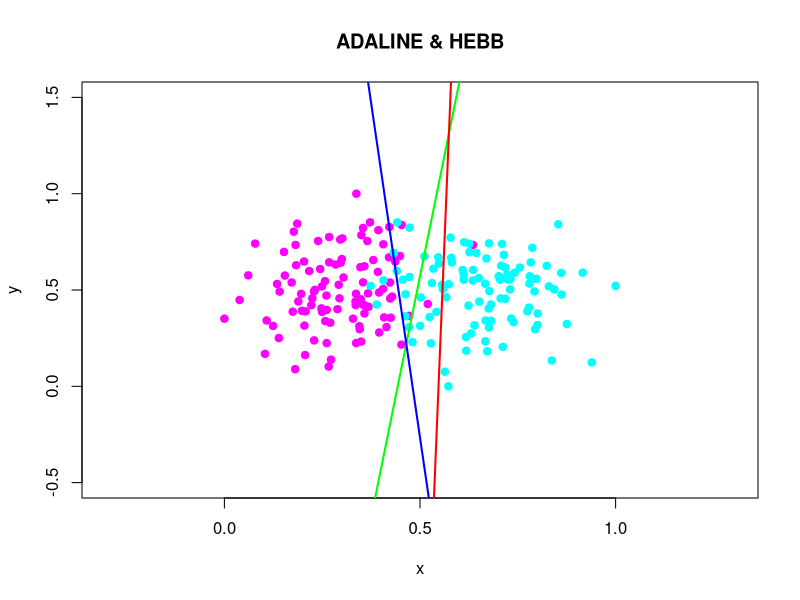

Reproduce this figure in R.
library("MASS")

# Для нормализации выборки
normaliData <- function(x) {
  n <- dim(x)[1]
  m <- dim(x)[2]
  res <- matrix(NA, n, m)
  for (i in seq(m)) {
    minVal <- min(x[,i])
    maxVal <- max(x[,i])
    res[,i] <- (x[,i] - minVal)/(maxVal - minVal)
  }
  return(res)
}

drawLine <- function(w, xmin = -2, xmax = -2, ...) {
  x <- seq(xmin, xmax, len = 100)
  f <- function(x) {
    return( - x*w[1]/w[2] + w[3]/w[2] )
  }
  y <- f(x)
  lines(x, y, type="l", ...)
}

# Квадратичная функция потерь для ADALINE
adaLoss <- function(xi, yi, w) {
  mi <- c(crossprod(w, xi)) * yi
  l <- (mi - 1)^2
  return(l)
}
# 
adaUpd <- function(xi, yi, w, eta) {
  wx <- c(crossprod(w, xi))
  #ld <- 2 * (wx - yi) * xi
  ld <- (wx - yi) * xi
  nextW <- w - eta * ld
  return(nextW)
}

# Кусочно линейная для Хебба
hebbLoss <- function(xi, yi, w) {
  mi <- c(crossprod(w, xi)) * yi
  return (max(-mi, 0))
}
# 
hebbUpd <- function(xi, yi, w, eta) {
  nextW <- w + eta * yi * xi
  return (nextW)
}

# Логистическая регрессия
logregLoss <- function(xi, yi, w) {
  mi <- c(crossprod(w, xi)) * yi
  l <- log2(1+exp(-mi))
  return(l)
}
#
logressUpd <- function(xi, yi, w, eta) {
  sigmoid <- function(z) {
    return(1 / (1 + exp(-z)))
  }
  nextW <- w + eta * xi * yi * sigmoid(-yi * c(crossprod(w, xi)))
  return (nextW)
}

## Стохастический градиент
stgrad <- function(xl, eta = 1, lambda = 1/6, eps = 1e-5, loss, upd, iterBased = 0, ...) {
  l <- dim(xl)[1]
  n <- dim(xl)[2] - 1
  w <- rep(0.5, n)
  
  Q <- 0
  Qprev <- Q
  Qhist <- rep(NA, 1000)
  Whist <- matrix(NA, 1000, n)
  isIterMax <- FALSE
  
  # Начальное значение Q
  for (i in seq(l)) {
    xi <- xl[i, 1:n]
    yi <- xl[i, n+1]
    
    Q <- Q + loss(xi, yi, w)
  }
  
  iter <- 0
  repeat {
    # мало ли, бесконечный цикл может быть
    iter <- iter + 1
    if ((iterBased == 0 && iter > 1000) || (iterBased > 0 && iter > iterBased)) {
      isIterMax <- TRUE
      break
    }
    
    mis <- array(dim = l)
    for (i in seq(l)) {
      xi <- xl[i, 1:n]
      yi <- xl[i, n + 1]
      
      mis[i] <- crossprod(w, xi) * yi
    }
    
    errorIndexes <- which(mis <= 0)
    if (length(errorIndexes) == 0 && iterBased == 0) {
      break
    }
    
    i <- ifelse(length(errorIndexes) > 0, sample(errorIndexes, 1), sample(seq(l), 1))
    xi <- xl[i, 1:n]
    yi <- xl[i, n + 1]
    
    ex <- loss(xi, yi, w)
    w <- upd(xi, yi, w, eta)
    
    Q <- (1 - lambda) * Q + lambda * ex
    Qhist[iter] <- Q
    Whist[iter,] <- w
    # достигли стабилизация Q
    if (abs(Q - Qprev) < eps && iterBased == 0) {
      break
    }
    Qprev <- Q
    
    #drawLine(w, ...)
  }
  
  #print(Qhist[which(!is.na(Qhist))])
  
  if (isIterMax) {
    w <- Whist[which.min(Qhist),]
  }
  return(function(i) {
    if (i == 1) {
      return(w)
    }
    return(Qhist)
  })
}

colors = c("magenta", "cyan")
n <- 100
m <- 100

sigma1 <- matrix(c(1, 0, 0, 1), 2, 2)
sigma2 <- matrix(c(1, 0, 0, 1), 2, 2)

mu1 <- c(8, 10)
mu2 <- c(11, 10)

xc1 <- mvrnorm(n=n, mu = mu1, Sigma = sigma1)
xc2 <- mvrnorm(n=m, mu = mu2, Sigma = sigma2)

dat <- rbind(xc1, xc2)
dat <- normaliData(dat)
# fake property for wj
dat <- cbind(dat, rep(-1, n+m))
# classes
dat <- cbind(dat, c(rep(-1, n), rep(1, m)))

plotxmin <- min(dat[,1], dat[,1]) - 0.3
plotxmax <- max(dat[,1], dat[,1]) + 0.3
plotymin <- min(dat[,2], dat[,2]) - 0.5
plotymax <- max(dat[,2], dat[,2]) + 0.5
plot(c(), type="n", xlab = "x", ylab = "y", xlim=c(plotxmin, plotxmax), ylim = c(plotymin, plotymax), main="ADALINE & HEBB")

points(dat, pch=21, col=colors[ifelse(dat[,4] == -1, 1, 2)], bg=colors[ifelse(dat[,4] == -1, 1, 2)])

# adaline
resAda <- stgrad(dat, loss = adaLoss, upd = adaUpd, lwd = 1, col = 'lightgreen', xmin = plotxmin, xmax = plotxmax)
drawLine(resAda(1), lwd = 2, col = 'green', xmin = plotxmin, xmax = plotxmax)

# hebb
resHebb <- stgrad(dat, loss = hebbLoss, upd = hebbUpd, lwd = 1, col = 'pink', xmin = plotxmin, xmax = plotxmax)
drawLine(resHebb(1), lwd = 2, col = 'red', xmin = plotxmin, xmax = plotxmax)

# logress
resLogress <- stgrad(dat, loss = logregLoss, upd = logressUpd, lwd = 1, col = 'lightblue', xmin = plotxmin, xmax = plotxmax)
drawLine(resLogress(1), lwd = 2, col = 'blue', xmin = plotxmin, xmax = plotxmax)


